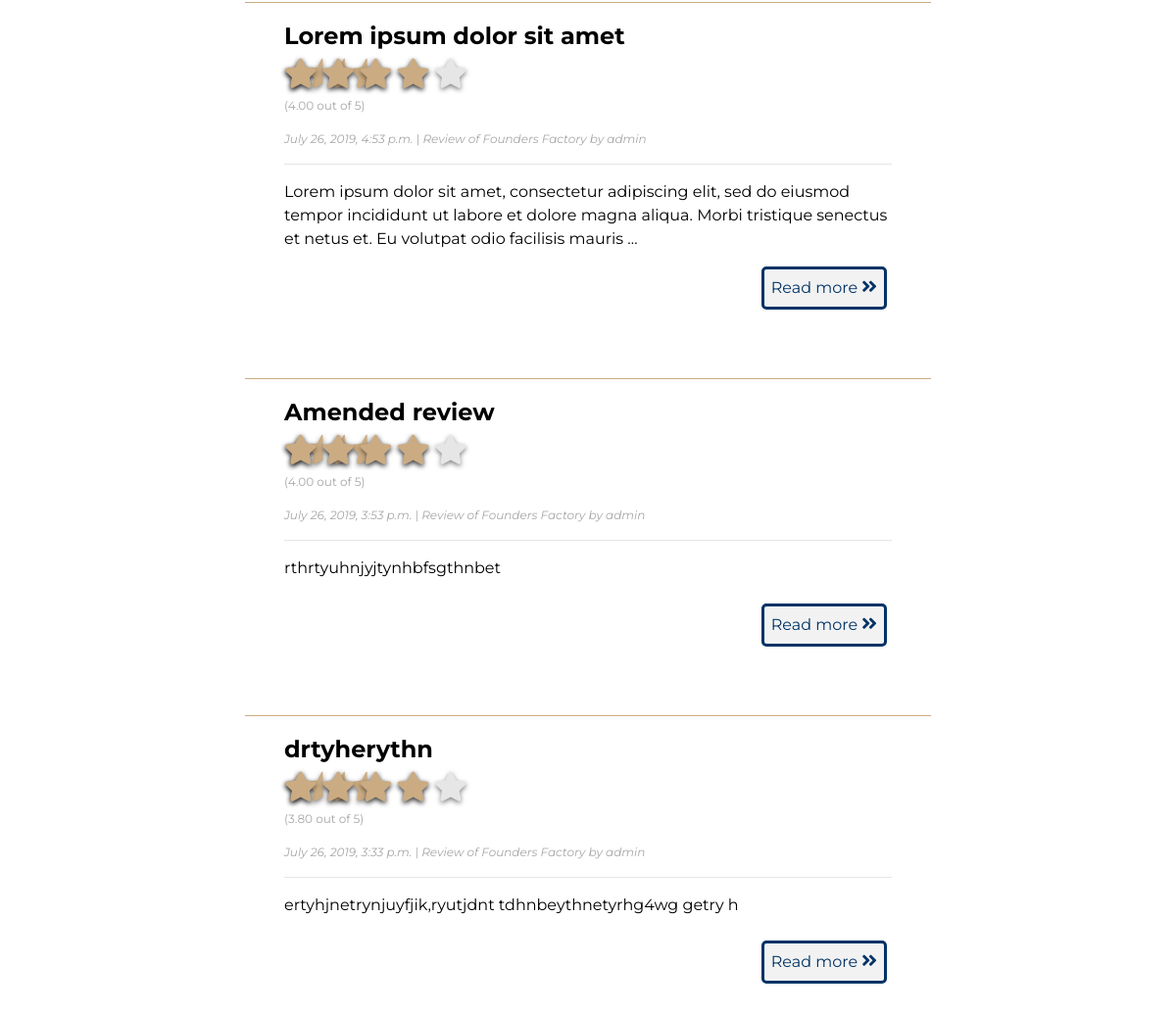
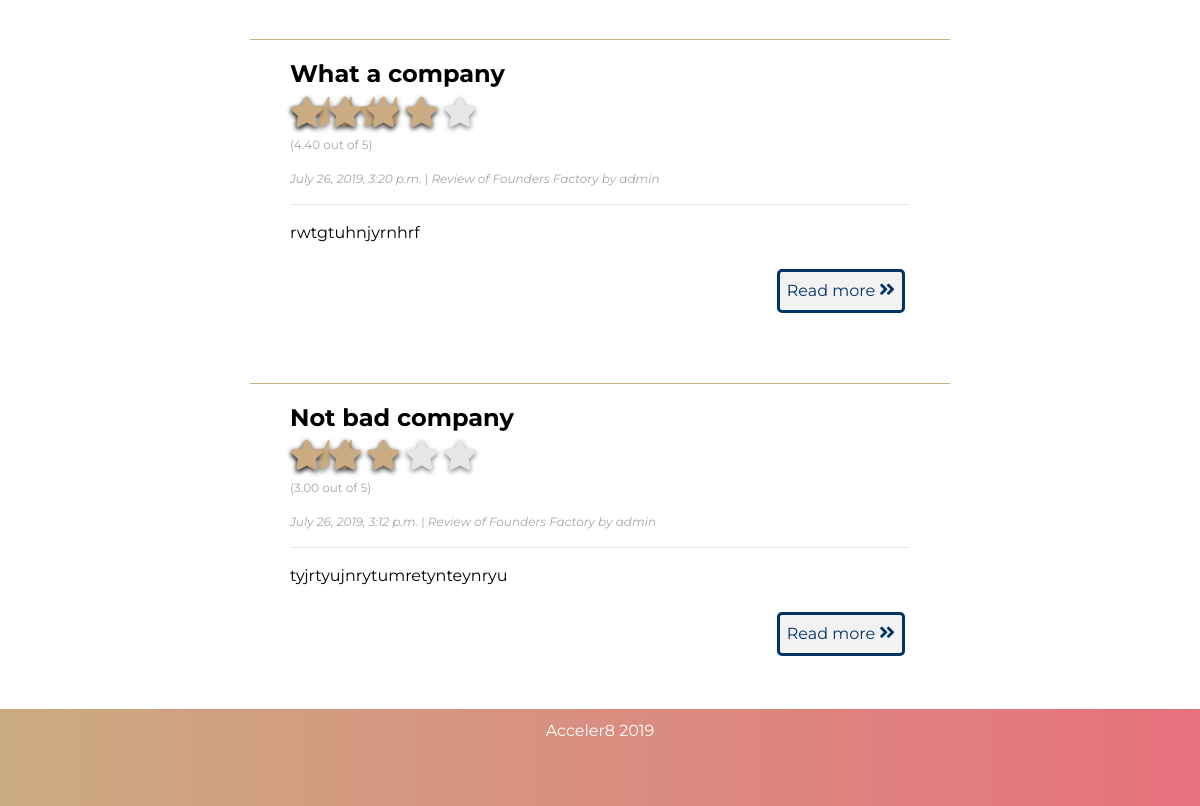
/accelerators/1/reviews/ (lower part), run on an earlier commit of the app's database (2 pictures, top to bottom).
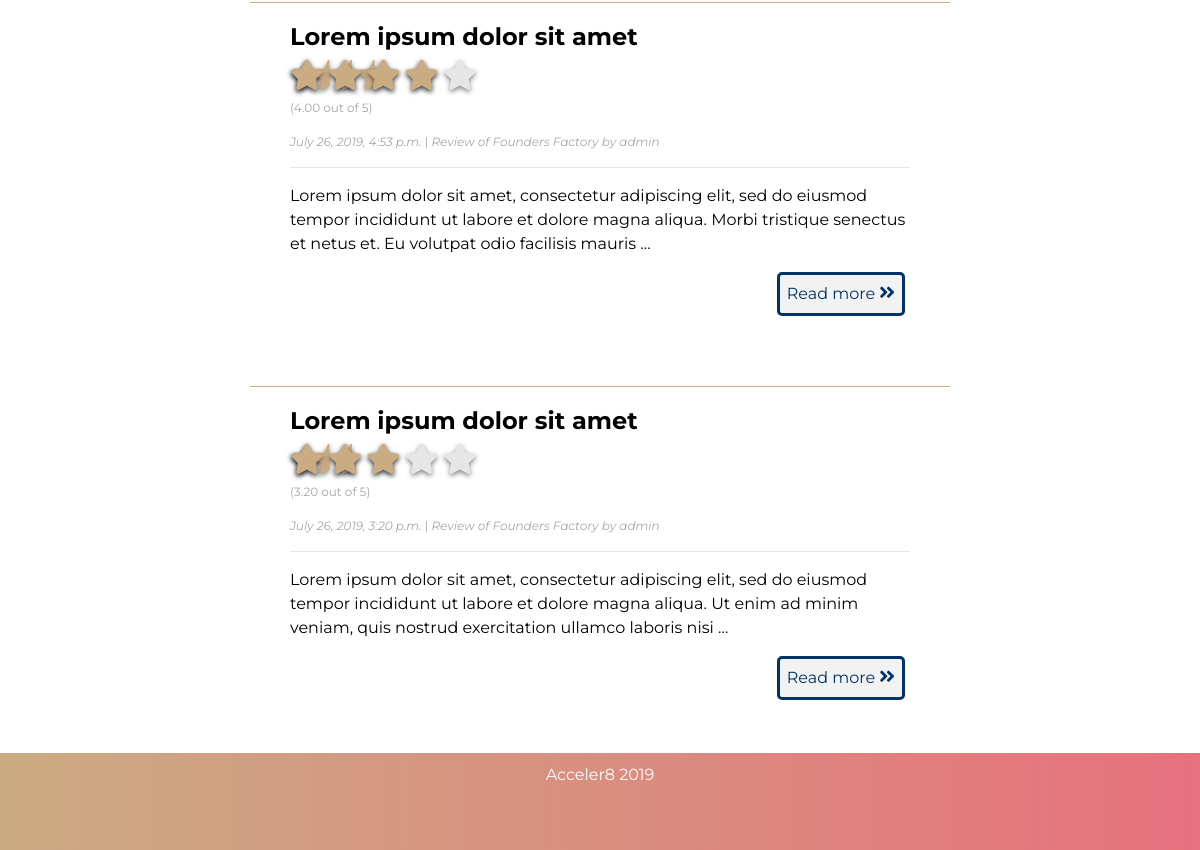
And on a later commit of the database.
### reviews/models.py (models this page shows, shortened)
class Review(models.Model):
    RATINGS = (
        ('1', '1'),
        ('2', '2'),
        ('3', '3'),
        ('4', '4'),
        ('5', '5'),
    )
    subject = models.ForeignKey(Accelerator, on_delete=models.CASCADE, blank=False)
    title = models.CharField(max_length=200, blank=False)
    author = models.ForeignKey(User, on_delete=models.CASCADE, blank=False)
    feedback = models.TextField(blank=False)
    date_posted = models.DateTimeField(default=timezone.now)
    mentorship = models.CharField(choices=RATINGS, blank=False, max_length=1, default='1')
    hiring = models.CharField(choices=RATINGS, blank=False, max_length=1, default='1')
    community = models.CharField(choices=RATINGS, blank=False, max_length=1, default='1')
    fundraising = models.CharField(choices=RATINGS, blank=False, max_length=1, default='1')
    corporate_dev = models.CharField(choices=RATINGS, blank=False, max_length=1, default='1')
    overall = models.DecimalField(decimal_places=2, max_digits=3)

class Accelerator(models.Model):
    name = models.CharField(max_length=100)
    website = models.CharField(max_length=100)
    locations = models.CharField(max_length=100)
    bio = models.TextField()
    sector_focus = models.CharField(max_length=100)
    stage = models.CharField(max_length=100)
    deal = models.CharField(max_length=200)
    duration = models.CharField(max_length=100)
    avg_rating = models.DecimalField(decimal_places=2, max_digits=3)
    avg_mentorship = models.DecimalField(decimal_places=2, max_digits=3)
    avg_hiring = models.DecimalField(decimal_places=2, max_digits=3)
    avg_community = models.DecimalField(decimal_places=2, max_digits=3)
    avg_fundraising = models.DecimalField(decimal_places=2, max_digits=3)
    avg_corporate = models.DecimalField(decimal_places=2, max_digits=3)
    author = models.ForeignKey(User, on_delete=models.CASCADE, default='admin')
    logo = models.ImageField(upload_to='logos')
    def __str__(self):
        return self.name
    @property
    def avg_rating(self):
        quantity = Review.objects.filter(subject=self)
        overall_result = Review.objects.filter(subject=self).aggregate(avg_rating=Avg('overall'))['avg_rating']
        return overall_result if len(quantity) > 0 else 0
    @property
    def avg_mentorship(self):
        quantity = Review.objects.filter(subject=self)
        if len(quantity) > 0:
            mentorship_result = Review.objects.filter(subject=self).aggregate(avg_mentorship=Avg('mentorship'))['avg_mentorship']
        else:
            mentorship_result = 0
        return mentorship_result
    @property
    def avg_hiring(self):
        quantity = Review.objects.filter(subject=self)
        if len(quantity) > 0:
            hiring_result = Review.objects.filter(subject=self).aggregate(avg_hiring=Avg('hiring'))['avg_hiring']
        else:
            hiring_result = 0
        return hiring_result
    @property
    def avg_community(self):
        quantity = Review.objects.filter(subject=self)
        if len(quantity) > 0:
            community_result = Review.objects.filter(subject=self).aggregate(avg_community=Avg('community'))['avg_community']
        else:
            community_result = 0
        return community_result
    @property
    def avg_fundraising(self):
        quantity = Review.objects.filter(subject=self)
        if len(quantity) > 0:
            fundraising_result = Review.objects.filter(subject=self).aggregate(avg_fundraising=Avg('fundraising'))['avg_fundraising']
        else:
            fundraising_result = 0
        return fundraising_result
    @property
    def avg_corporate(self):
        quantity = Review.objects.filter(subject=self)
        if len(quantity) > 0:
            corporate_result = Review.objects.filter(subject=self).aggregate(avg_corporate=Avg('corporate'))['avg_corporate']
        else:
            corporate_result = 0
        return corporate_result

### accelerators/views.py (the view)
# urls.py: path('<int:pk>/reviews/', views.accelerator_reviews, name='accelerator_reviews'),
def accelerator_reviews(request, pk):
    accelerator = get_object_or_404(Accelerator, pk=pk)
    reviews = Review.objects.filter(subject=accelerator).order_by('-date_posted')
    context = {
        'accelerator': accelerator,
        'reviews': reviews,
    }
    return render(request, 'accelerators/accelerator_reviews.html', context)

### accelerators/templates/accelerators/accelerator_reviews.html (shortened to what this page needs)
{% extends 'accounts/base.html' %}
{% block content %}
    <div class="container" style="text-align:center;">
        {% if reviews %}
            <br>
            {% for review in reviews %}
            <div class="review-container">
                <h4><b>{{ review.title }}</b></h4>
                <div class="emptyStarsSmall">
                    <i class="fa fa-star" id="emptyStarSmall1"></i>
                    <i class="fa fa-star" id="emptyStarSmall2"></i>
                    <i class="fa fa-star" id="emptyStarSmall3"></i>
                    <i class="fa fa-star" id="emptyStarSmall4"></i>
                    <i class="fa fa-star" id="emptyStarSmall5"></i>
                </div>
                <div class="halfStarsSmall">
                    <i class="fas fa-star-half" id="halfStarSmall1"></i>
                    <i class="fas fa-star-half" {% if review.overall < 1.25 %} style="display:none;" {% endif %} id="halfStarSmall2"></i>
                    <i class="fas fa-star-half" {% if review.overall < 2.25 %} style="display:none;" {% endif %} id="halfStarSmall3"></i>
                    <i class="fas fa-star-half" {% if review.overall < 3.25 %} style="display:none;" {% endif %} id="halfStarSmall4"></i>
                    <i class="fas fa-star-half" {% if review.overall < 4.25 %} style="display:none;" {% endif %} id="halfStarSmall5"></i>
                </div>
                <div class="fullStarsSmall">
                    <i class="fa fa-star" id="fullStarSmall1"></i>
                    <i class="fa fa-star" {% if review.overall < 1.75 %} style="display:none;" {% endif %} id="fullStarSmall2"></i>
                    <i class="fa fa-star" {% if review.overall < 2.75 %} style="display:none;" {% endif %} id="fullStarSmall3"></i>
                    <i class="fa fa-star" {% if review.overall < 3.75 %} style="display:none;" {% endif %} id="fullStarSmall4"></i>
                </div>
                <br>
                <p class="date-author">({{ review.overall }} out of 5)</p>
                <p class="date-author"><i>{{ review.date_posted }}</i> | <i>Review of {{ review.subject }} by {{ review.author }}</i></p>
                <hr>
                <p class="blog-text">{{ review.feedback|truncatewords:30 }} </p>
                <br>
                <br>
                <a class="btn" id="read-more" href="{% url 'review_detail' review.pk %}">Read more  <i class="fa fa-angle-double-right" style="font-size:18px;"></i></a>
            </div>
            {% endfor %}
        {% else %}
            <div class="empty-page">
                <p>Sorry. No reviews have yet been posted for {{ accelerator.name }}.</p>
                <p>Be the first to post a review by clicking the relevant tab, above.</p>
            </div>
        {% endif %}
    </div>
{% endblock %}

What changed in the data, as far as the page shows it:
removed Review: title "Amended review", overall "4.00", date_posted "July 26, 2019, 3:53 p.m.", subject "Founders Factory", author "admin", feedback "rthrtyuhnjyjtynhbfsgthnbet"
removed Review: title "drtyherythn", overall "3.80", date_posted "July 26, 2019, 3:33 p.m.", subject "Founders Factory", author "admin", feedback "ertyhjnetrynjuyfjik,ryutjdnt tdhnbeythnetyrhg4wg getry h"
removed Review: title "Not bad company", overall "3.00", date_posted "July 26, 2019, 3:12 p.m.", subject "Founders Factory", author "admin", feedback "tyjrtyujnrytumretynteynryu"
changed Review: title "What a company" → "Lorem ipsum dolor sit amet"; overall "4.40" → "3.20"; feedback "rwtgtuhnjyrnhrf" → "Lorem ipsum dolor sit amet, consectetur adipiscing elit, sed do eiusmod tempor incididunt ut labore et dolore magna aliqua. Ut enim ad minim veniam, quis nostrud exercitation ullamco laboris nisi …"
